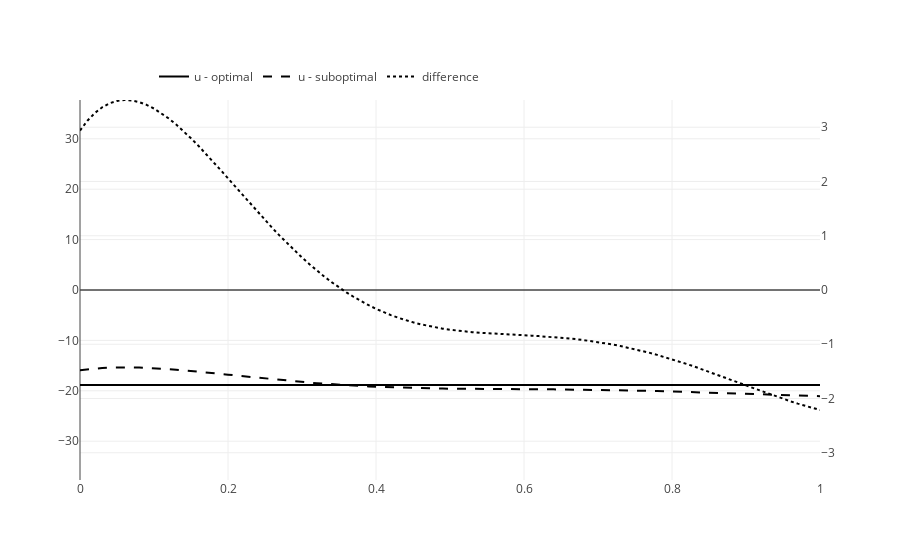

Notebook code for this chart:
### Code cell
iplot(
    go.Figure(
        data=[
            fig_optimal_control,
            fig_suboptimal_control,
            fig_difference_control
        ],
        layout=go.Layout(
            legend=dict(orientation="h", x=0.1, y=1.1),
            xaxis=dict(
                range=(optimal_model.t0, optimal_model.t1)
            ),
            yaxis1=dict(
                range=(-initial_state[0], initial_state[0])
            ),
            yaxis2=dict(
                range=(-max_dif, max_dif),
                overlaying="y1",
                side="right"
            )
        )
    )
)
